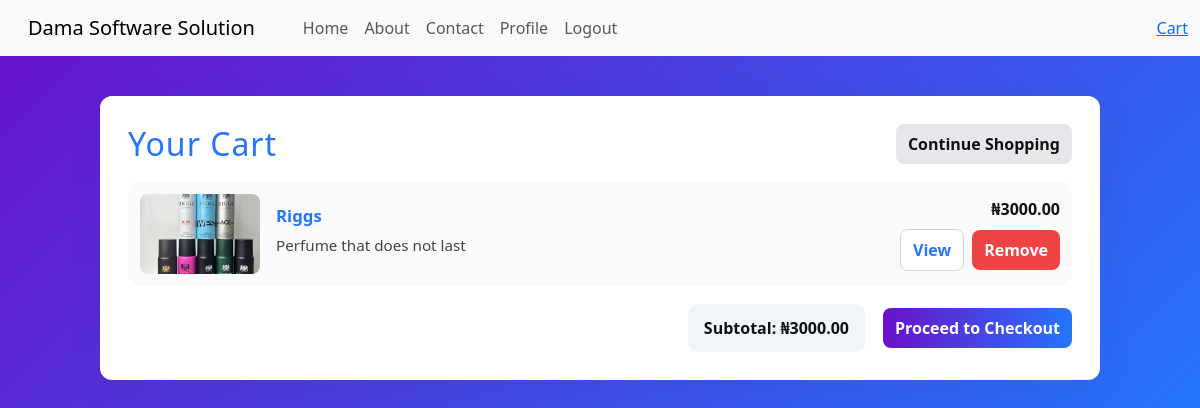
The app's page /cart (signed in) with its own data.
### main/models.py (models this page shows)
class Product(models.Model):
    name = models.CharField(max_length=50)
    description = models.TextField()
    price = models.DecimalField(max_digits=10, decimal_places=2)
    image = models.ImageField(upload_to='products/')
    def __str__(self):
        return self.name

### main/views.py (the view)
# urls.py: path('cart', cart_view, name='cart_view'),
@login_required
def cart_view(request):
    cart, _ = Cart.objects.get_or_create(customer=request.user)
    print(cart.items.all())
    return render(request, 'cart.html', {'cart': cart})

### templates/cart.html (shortened to what this page needs)
{% extends 'base.html' %} {% load static %} {% block content %}
<div class="cart-container">
  <div class="cart-header">
    <h2>Your Cart</h2>
    <div>
      <a href="{% url 'index' %}" class="btn secondary">Continue Shopping</a>
    </div>
  </div>
  {% if cart %}
  <div class="cart-list" id="cart-list">
    {% for product in cart.items.all %}
    <div class="cart-item" data-price="{{ product.price|floatformat:2 }}">
      {% if product.image %}
      <img src="{{ product.image.url }}" alt="{{ product.name }}" />
      {% else %}
      <img
        src="https://via.placeholder.com/120x80?text=No+Image"
        alt="No image"
      />
      {% endif %}
      <div class="item-info">
        <div class="item-title">{{ product.name }}</div>
        <div class="item-desc">{{ product.description|truncatechars:120 }}</div>
      </div>
      <div
        style="
          display: flex;
          flex-direction: column;
          align-items: flex-end;
          gap: 8px;
        "
      >
        <div class="price">₦{{ product.price }}</div>
        <div class="item-actions">
          <a
            href="{% url 'detail_page' product.id %}"
            class="btn secondary"
            style="background: #fff; border: 1px solid #d1d5db; color: #2575fc"
            >View</a
          >
          <a href="{% url 'remove-from-cart' product.id %}" class="btn" style="background: #ef4444">Remove</a>
        </div>
      </div>
    </div>
    {% endfor %}
  </div>
  <div class="cart-summary">
    <div class="total-box">Subtotal: <span id="cart-total">₦0.00</span></div>
    <form method="post" action="#" style="margin: 0">
      <button
        type="button"
        class="btn"
        onclick="alert('Checkout not implemented')"
      >
        Proceed to Checkout
      </button>
    </form>
  </div>
  {% else %}
  <div class="empty">
    <p>Your cart is empty.</p>
    <a href="{% url 'index' %}" class="btn">Shop Now</a>
  </div>
  {% endif %}
</div>
{% endblock %}

### static/style.css (style rules this page uses)
body { font-family: "Segoe UI", Arial, sans-serif; margin: 0; padding: 0; background: #f9f9f9; }
body { font-family: Arial, sans-serif; margin: 0; padding: 0; }
h2 { text-align: center; }
form { display: flex; flex-direction: column; gap: 15px; }
button { padding: 10px; background: #007bff; color: #fff; border: none; border-radius: 4px; cursor: pointer; }

### templates/cart.html (style rules this page uses)
body { background: linear-gradient(135deg, #6a11cb 0%, #2575fc 100%); font-family: "Segoe UI", Arial, sans-serif; margin: 0; padding: 0; }
.cart-container { background: #fff; max-width: 1000px; margin: 40px auto; padding: 28px; border-radius: 12px; box-shadow: 0 8px 32px rgba(40, 60, 120, 0.12); }
.cart-header { display: flex; justify-content: space-between; align-items: center; margin-bottom: 18px; }
.cart-header h2 { color: #2575fc; letter-spacing: 1px; margin: 0; }
.cart-list { display: flex; flex-direction: column; gap: 12px; }
.cart-item { display: flex; gap: 16px; align-items: center; padding: 12px; border-radius: 10px; background: #f8fafc; }
.cart-item img { width: 120px; height: 80px; object-fit: cover; border-radius: 8px; }
.item-info { flex: 1; }
.item-title { font-weight: 600; color: #2575fc; font-size: 1.05rem; margin-bottom: 6px; }
.item-desc { color: #444; font-size: 0.95rem; margin-bottom: 8px; max-height: 40px; overflow: hidden; text-overflow: ellipsis; }
.item-actions { display: flex; gap: 8px; align-items: center; }
.btn { border: 0; padding: 8px 12px; border-radius: 8px; cursor: pointer; font-weight: 600; color: #fff; background: linear-gradient(90deg, #6a11cb 0%, #2575fc 100%); transition: background 0.15s; text-decoration: none; display: inline-block; }
.btn.secondary { background: #e5e7eb; color: #111; font-weight: 600; }
.price { font-weight: 700; color: #111; margin-left: 8px; min-width: 90px; text-align: right; }
.cart-summary { margin-top: 18px; display: flex; justify-content: flex-end; gap: 18px; align-items: center; }
.total-box { background: #f1f5f9; padding: 12px 16px; border-radius: 10px; font-weight: 700; color: #111; }

### records on screen
Product: image (picture), name "Riggs", description "Perfume that does not last", price "3000.00"
